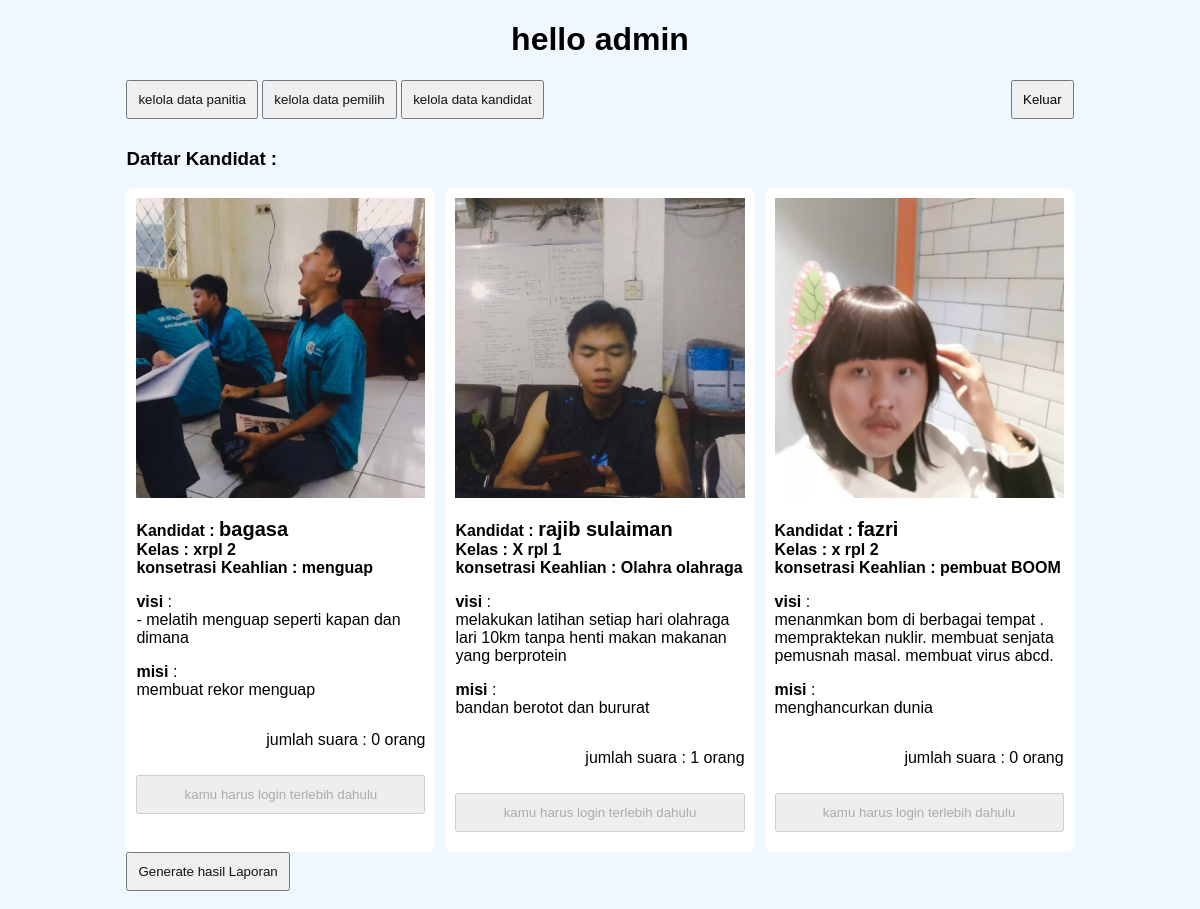
The app's page /admin/index.php with its own data.
### tables this page shows
CREATE TABLE `kandidat` (
  `id_kandidat` int(11) NOT NULL,
  `nis` int(11) NOT NULL,
  `nama_calon` varchar(50) NOT NULL,
  `kelas` varchar(10) NOT NULL,
  `foto` varchar(150) NOT NULL,
  `visi` text NOT NULL,
  `misi` text NOT NULL,
  `id_kk` int(11) NOT NULL,
  `jumlah_suara` bigint(20) NOT NULL,
  `user_id` int(11) NOT NULL
);

CREATE TABLE `konsentrasi_keahlian` (
  `id_kk` int(11) NOT NULL,
  `nama_kk` varchar(50) NOT NULL
);

### controlRequest.php (called while the page is built, shortened)
<?php
require_once "Users.php";
require_once "Kandidat.php";
$database = new Database();
$db = $database->openConnection();
$kandidat = new Kandidat($db);
?>

### Users.php (called while the page is built, shortened)
<?php
  class Users  {
    public function __construct($db) {
        $this->conn = $db;
    }
  }

### Kandidat.php (called while the page is built, shortened)
<?php
require_once 'Users.php';
class Kandidat extends Users {
    public function getAllData() {
        $query = "SELECT kandidat.*,  konsentrasi_keahlian.* FROM kandidat JOIN konsentrasi_keahlian ON kandidat.id_kk = konsentrasi_keahlian.id_kk";
        $result = $this->conn->query($query);
        return $result;
    }
}

### admin/index.php (the view, shortened to what this page needs)
<?php
    include_once "../layout/header.php";
?>
    <div class="container">
        <h1 class="center">hello admin</h1>
        <form action="" method="post">
                <button class="tbn-float-right" type="submit" name="logout">Keluar</button>
            </form>
        <button>
            <a href="panitia/index.php">kelola data panitia</a><br>
        </button>
        <button>
            <a href="pemilih/index.php">kelola data pemilih</a><br>
        </button>
        <button>
            <a href="kandidat/index.php">kelola data kandidat</a><br>
        </button>
        <h3>Daftar Kandidat : </h3>
            <div class="grid-candidat">
                <?php
                $datakandidat = $kandidat->getAllData();
                    foreach ($datakandidat as  $value) {
                ?>
                <div class="card-candidat">
                     <div class="">
                        <div class="header-card">
                            <img src="../assets/poto_kandidat/<?= $value['foto']?>" alt="" style="width: 100%;">
                        </div>
                        <div class="content">
                            <p class="bold">Kandidat : <span class="big-text"><?= $value['nama_calon']?></span>
                            <br>Kelas : <span class=""><?= $value['kelas']?></span>
                            <br>konsetrasi Keahlian : <span><?= $value['nama_kk']?></span>
                            </p>
                            <p><span class="bold">visi</span> : <br>
                                <?= $value['visi']?>
                            </p>
                            <p><span class="bold">misi</span> : <br>
                            <?= $value['misi']?>
                            </p>
                            <p class="tbn-float-right">jumlah suara : <span><?= $value['jumlah_suara']?> orang</span></p>
                            <form action="" method="post">
                                <button class="btn" type="submit" <?= (empty($_SESSION['userId'])) ? "disabled" : ""?> value="" name="pilih_kandidat"><?= (empty($_SESSION['userId'])) ? "kamu harus login terlebih dahulu" : "Pilih Kandidat"?></button>
                            </form>
                        </div>
                    </div>
                </div>
                <?php
                    }
                ?>
            </div>
        <button>
            <a href="laporan.php">Generate hasil Laporan</a><br>
        </button>
    </div>
<?php
    include_once "../layout/footer.php";
?>

### assets/css/style.css (style rules this page uses)
* { box-sizing: border-box; }
body { background-color: aliceblue; font-family: 'Gill Sans', 'Gill Sans MT', Calibri, 'Trebuchet MS', sans-serif; }
.container { max-width: 80%; margin: auto; }
.center { text-align: center; }
.btn { margin-top: 10px; width: 100%; padding:10px 15px; }
button { padding: 10px; margin-bottom: 10px; }
.tbn-float-right { float: right; }
a { text-decoration: none; color: rgb(18, 18, 18); }
.card-candidat { background-color: white; border-radius: 8px; padding: 10px 10px; }
.grid-candidat { gap: 10px; display: grid; grid-template-columns: repeat(auto-fit, minmax(300px, 1fr)); }
.big-text { font-size: 20px; }
.bold { font-weight: bold; }
.header-card img { width: 100%; object-fit: cover; height: 300px; }

### records on screen
kandidat: foto (picture), nama_calon "bagasa", kelas "xrpl 2", id_kk.nama_kk "menguap", visi "- melatih menguap seperti kapan dan dimana", misi "membuat rekor menguap", jumlah_suara "0"
kandidat: foto (picture), nama_calon "rajib sulaiman", kelas "X rpl 1", id_kk.nama_kk "Olahra olahraga", visi "melakukan latihan setiap hari olahraga lari 10km tanpa henti makan makanan yang berprotein", misi "bandan berotot dan bururat", jumlah_suara "1"
kandidat: foto (picture), nama_calon "fazri", kelas "x rpl 2", id_kk.nama_kk "pembuat BOOM", visi "menanmkan bom di berbagai tempat . mempraktekan nuklir. membuat senjata pemusnah masal. membuat virus abcd.", misi "menghancurkan dunia", jumlah_suara "0"
